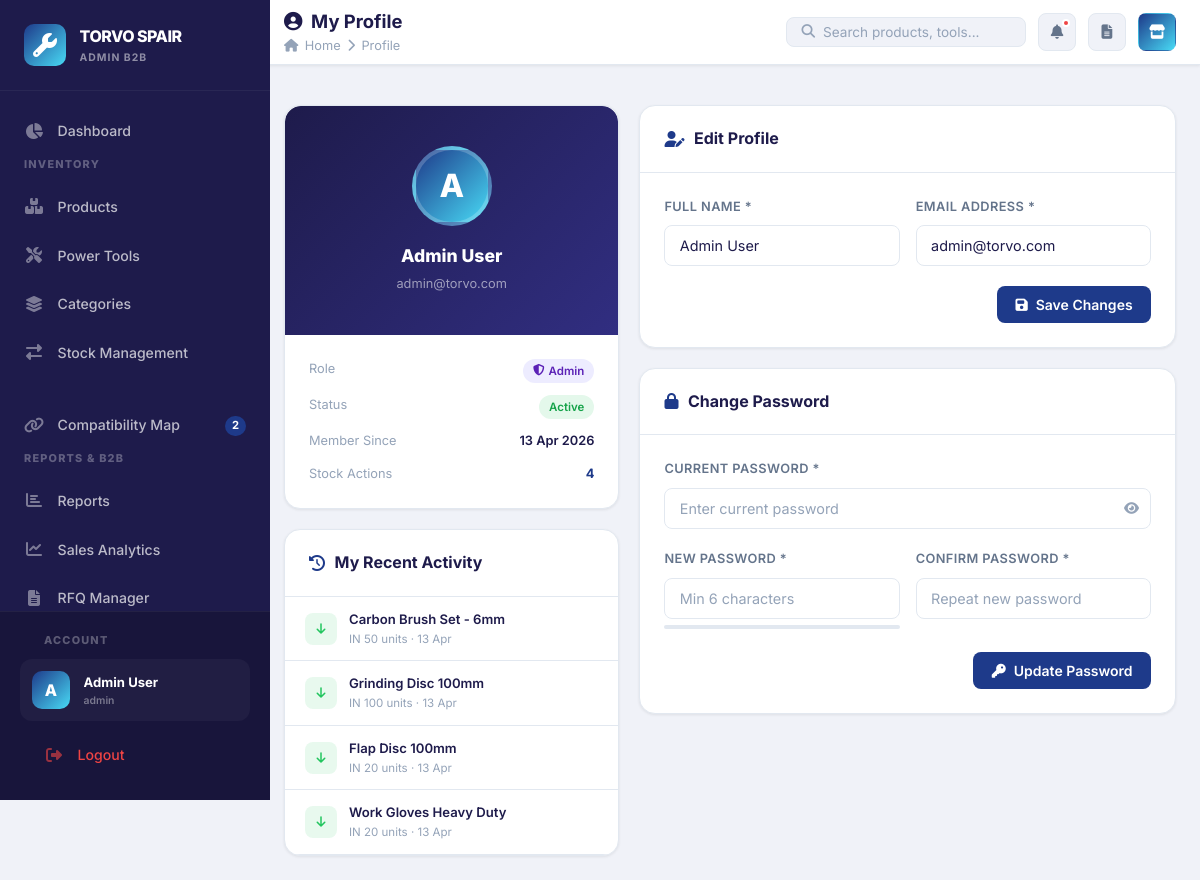
The page /pages/profile.php (signed in) on the database its author committed.
### tables this page shows
CREATE TABLE IF NOT EXISTS settings (
    setting_key VARCHAR(100) PRIMARY KEY,
    setting_value TEXT,
    category ENUM('frontend', 'admin', 'system') DEFAULT 'frontend',
    updated_at TIMESTAMP DEFAULT CURRENT_TIMESTAMP ON UPDATE CURRENT_TIMESTAMP
);

CREATE TABLE IF NOT EXISTS users (
    id INT AUTO_INCREMENT PRIMARY KEY,
    name VARCHAR(100) NOT NULL,
    email VARCHAR(150) NOT NULL UNIQUE,
    password VARCHAR(255) NOT NULL,
    role ENUM('admin', 'staff') DEFAULT 'staff',
    status ENUM('active', 'inactive') DEFAULT 'active',
    created_at TIMESTAMP DEFAULT CURRENT_TIMESTAMP,
    updated_at TIMESTAMP DEFAULT CURRENT_TIMESTAMP ON UPDATE CURRENT_TIMESTAMP
);

CREATE TABLE IF NOT EXISTS stock_logs (
    id INT AUTO_INCREMENT PRIMARY KEY,
    product_id INT NOT NULL,
    user_id INT NOT NULL,
    type ENUM('in', 'out') NOT NULL,
    quantity INT NOT NULL,
    previous_stock INT NOT NULL,
    current_stock INT NOT NULL,
    notes TEXT,
    created_at TIMESTAMP DEFAULT CURRENT_TIMESTAMP,
    FOREIGN KEY (product_id) REFERENCES products(id) ON DELETE CASCADE,
    FOREIGN KEY (user_id) REFERENCES users(id) ON DELETE CASCADE
);

CREATE TABLE IF NOT EXISTS products (
    id INT AUTO_INCREMENT PRIMARY KEY,
    name VARCHAR(150) NOT NULL,
    sku VARCHAR(100) UNIQUE,
    category_id INT NOT NULL,
    brand VARCHAR(100),
    price DECIMAL(10,2) DEFAULT 0.00,
    quantity INT DEFAULT 0,
    min_stock INT DEFAULT 5,
    description TEXT,
    image VARCHAR(255),
    barcode VARCHAR(100),
    status ENUM('active', 'inactive') DEFAULT 'active',
    created_at TIMESTAMP DEFAULT CURRENT_TIMESTAMP,
    updated_at TIMESTAMP DEFAULT CURRENT_TIMESTAMP ON UPDATE CURRENT_TIMESTAMP,
    FOREIGN KEY (category_id) REFERENCES categories(id) ON DELETE CASCADE
);

### pages/profile.php (the view, shortened to what the rows shown need)
<?php
include BASE_PATH . '/includes/header.php';
$db   = getDB();
$user = currentUser();
$uid  = $user['id'];
$stmt = $db->prepare("SELECT * FROM users WHERE id = ?");
$stmt->execute([$uid]);
$profile = $stmt->fetch();
$lastLog = $db->prepare("SELECT sl.created_at, p.name AS pname, sl.type, sl.quantity FROM stock_logs sl JOIN products p ON sl.product_id = p.id WHERE sl.user_id = ? ORDER BY sl.created_at DESC LIMIT 5");
$lastLog->execute([$uid]);
$recentActions = $lastLog->fetchAll();
?>
<div class="page-body">
<div style="display:grid;grid-template-columns:1fr 1.6fr;gap:1.25rem;align-items:start;">
    <div>
        <div class="card" style="margin-bottom:1.25rem;">
            <div style="background:linear-gradient(135deg,#1e1b4b,#312e81);padding:2.5rem;text-align:center;border-radius:var(--radius-lg) var(--radius-lg) 0 0;">
                <div style="width:80px;height:80px;border-radius:50%;background:linear-gradient(135deg,var(--primary),var(--accent));display:flex;align-items:center;justify-content:center;font-size:2rem;color:#fff;font-weight:800;margin:0 auto 1rem;border:4px solid rgba(255,255,255,0.2);">
                    <?= strtoupper(substr($profile['name'], 0, 1)) ?>
                </div>
                <h2 style="font-size:1.1rem;font-weight:800;color:#fff;margin-bottom:0.25rem;"><?= htmlspecialchars($profile['name']) ?></h2>
                <p style="font-size:0.8rem;color:rgba(255,255,255,0.55);"><?= htmlspecialchars($profile['email']) ?></p>
            </div>
            <div class="card-body">
                <div style="display:flex;justify-content:space-between;margin-bottom:0.75rem;">
                    <span style="font-size:0.8rem;color:var(--text-muted);">Role</span>
                    <span class="badge-pill <?= $profile['role']==='admin'?'badge-primary':'badge-info' ?>">
                        <i class="fas fa-<?= $profile['role']==='admin'?'shield-alt':'user' ?>"></i>
                        <?= ucfirst($profile['role']) ?>
                    </span>
                </div>
                <div style="display:flex;justify-content:space-between;margin-bottom:0.75rem;">
                    <span style="font-size:0.8rem;color:var(--text-muted);">Member Since</span>
                    <span style="font-size:0.8rem;font-weight:600;"><?= date('d M Y', strtotime($profile['created_at'])) ?></span>
                </div>
            </div>
        </div>
        <div class="card">
            <?php if (empty($recentActions)): ?>
                <div class="empty-state" style="padding:1.5rem;"><i class="fas fa-inbox"></i><h3 style="font-size:0.9rem;">No activity yet</h3></div>
            <?php else: ?>
            <div style="padding:0;">
                <?php foreach ($recentActions as $ra): ?>
                <div style="display:flex;align-items:center;gap:0.75rem;padding:0.75rem 1.25rem;border-bottom:1px solid var(--border-color);">
                    <div style="width:32px;height:32px;border-radius:8px;background:<?= $ra['type']==='in'?'rgba(34,197,94,0.1)':'rgba(245,158,11,0.1)' ?>;display:flex;align-items:center;justify-content:center;flex-shrink:0;">
                        <i class="fas fa-arrow-<?= $ra['type']==='in'?'down':'up' ?>" style="font-size:0.75rem;color:<?= $ra['type']==='in'?'var(--success)':'var(--warning)' ?>;"></i>
                    </div>
                    <div style="flex:1;min-width:0;">
                        <div style="font-size:0.82rem;font-weight:600;white-space:nowrap;overflow:hidden;text-overflow:ellipsis;"><?= htmlspecialchars($ra['pname']) ?></div>
                        <div style="font-size:0.72rem;color:var(--text-muted);">
                            <?= strtoupper($ra['type']) ?> <?= $ra['quantity'] ?> units · <?= date('d M', strtotime($ra['created_at'])) ?>
                        </div>
                    </div>
                </div>
                <?php endforeach; ?>
            </div>
            <?php endif; ?>
        </div>
    </div>
    <div>
        <div class="card" style="margin-bottom:1.25rem;">
            <div class="card-body">
                <form method="POST">
                    <div class="form-row">
                        <div class="form-group">
                            <label class="form-label">Full Name *</label>
                            <input type="text" name="name" class="form-control" value="<?= htmlspecialchars($profile['name']) ?>" required>
                        </div>
                        <div class="form-group">
                            <label class="form-label">Email Address *</label>
                            <input type="email" name="email" class="form-control" value="<?= htmlspecialchars($profile['email']) ?>" required>
                        </div>
                    </div>
                </form>
            </div>
        </div>
    </div>
</div>
</div>
<?php include BASE_PATH . '/includes/footer.php'; ?>

### includes/header.php (shortened to what the rows shown need)
<?php
require_once BASE_PATH . '/config/database.php';
?>
<!DOCTYPE html>
<html lang="en">
<head>
    <link rel="stylesheet" href="https://cdnjs.cloudflare.com/ajax/libs/font-awesome/6.5.0/css/all.min.css">
    <link rel="stylesheet" href="<?= APP_URL ?>/assets/css/style.css">
</head>
<body>
<div class="app-layout">
<aside class="sidebar" id="sidebar">
    <div class="sidebar-header">
        <a href="<?= APP_URL ?>/pages/dashboard.php" class="sidebar-logo">
            <div class="logo-text">
                <span class="logo-main"><?= getSetting('site_title', 'TORVO SPAIR') ?></span>
                <span class="logo-sub">ADMIN B2B</span>
            </div>
        </a>
    </div>
</aside>
<div class="main-content">

### rows shown on the page
settings: setting_value "TORVO SPAIR"
users: name "A", name "Admin User", email "admin@torvo.com", role "Admin", created_at "13 Apr 2026"
stock_logs: product.name "Carbon Brush Set - 6mm", type "IN", quantity "50", created_at "13 Apr"
stock_logs: product.name "Grinding Disc 100mm", type "IN", quantity "100", created_at "13 Apr"
stock_logs: product.name "Flap Disc 100mm", type "IN", quantity "20", created_at "13 Apr"
stock_logs: product.name "Work Gloves Heavy Duty", type "IN", quantity "20", created_at "13 Apr"

### other values the page prints
$initials "A"
$user['name'] "Admin User"
$user['role'] "admin"
$pageTitle "My Profile"
$pageBreadcrumb "Profile"
$totalActions "4"
